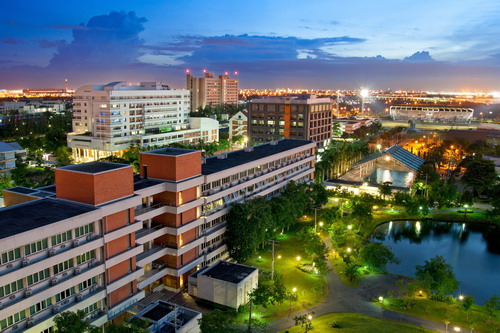
#> input picture Lab1/kmitl.jpg, 500 x 333 px, found by its file name
$ python lab1-1_2.py
#> lines starting #> are read from the running program, lines starting #| are printed output that depends on the picture
import cv2
import numpy as np
import math
import matplotlib.image as mpimg


#matplotlib notbook
from matplotlib import pyplot as plt
from mpl_toolkits.mplot3d import Axes3D

# create figure
fig = plt.figure(figsize=(10, 5))

# setting values to rows and column variables
rows = 1
columns = 4

############################################

image = cv2.imread("lab1/kmitl.jpg")
#> image is the input picture: shape (333, 500, 3); mean B, G, R 102.1, 104.3, 95.2
new_image = np.array(image[:,:,[2, 1, 0]], dtype = np.uint8)
print("Default= ")
print(image.shape)
#| (333, 500, 3)

#Nomal #################################
fig.add_subplot(rows, columns, 1)
# showing image
plt.imshow(new_image[:,:,0])
plt.axis('on')
plt.title(f"Default")

#Tranpose #################################
fig.add_subplot(rows, columns, 2)
# showing image
image_tranpose = np.transpose(new_image)
print("Tranposed = ")
print(image_tranpose.shape)
#| (3, 500, 333)
plt.imshow(image_tranpose[0,: , :])
plt.axis('on')
plt.title("Tranpose")

#MoveAxis #################################
fig.add_subplot(rows, columns, 3)

image_moveaxis = np.moveaxis(new_image, -1, 0)
# showing image
print("MoveAxist = ")
print(image_moveaxis.shape)
#| (3, 333, 500)
plt.imshow(image_moveaxis[0, :, :])
plt.axis('on')
plt.title("Move-Axist")

# ReShape #################################
fig.add_subplot(rows, columns, 4)

image_reshape = np.reshape(new_image, (new_image.shape[2], new_image.shape[0], -1))
# showing image
print("ReShape = ")
print(image_reshape.shape)
#| (3, 333, 500)
plt.imshow(image_reshape[0,:,:])
plt.axis('on')
plt.title("Re-Shape")

plt.show()
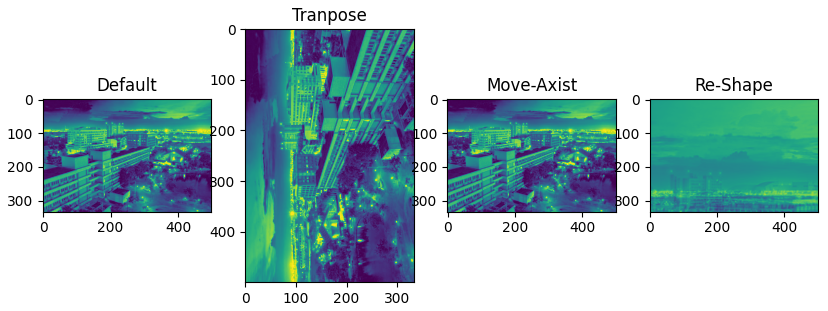
#> figure drawn by matplotlib, 4 panels

$ run again, with Lab1/chainat.jpg copied over Lab1/kmitl.jpg
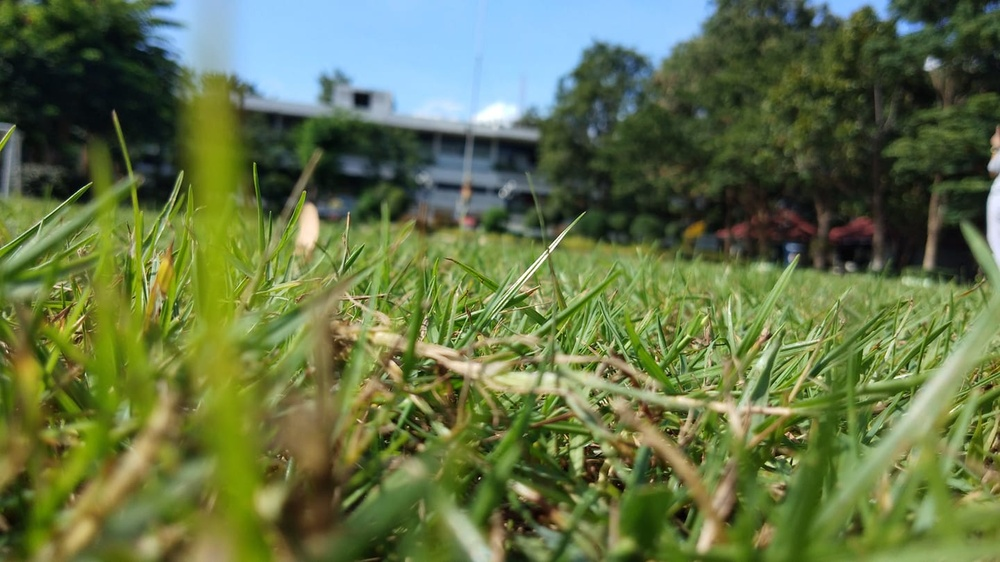
#> input picture Lab1/chainat.jpg, 1000 x 562 px, shrunk from 1440 x 810 before the run, found by its file name
#> image is the input picture: shape (562, 1000, 3); mean B, G, R 71.6, 114.6, 99.2
#| (562, 1000, 3)
#| (3, 1000, 562)
#| (3, 562, 1000)
#| (3, 562, 1000)
#> `plt.show()`:
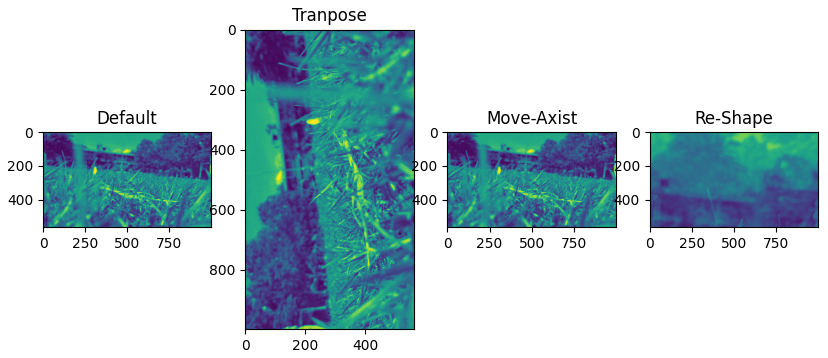
#> figure drawn by matplotlib, 4 panels
